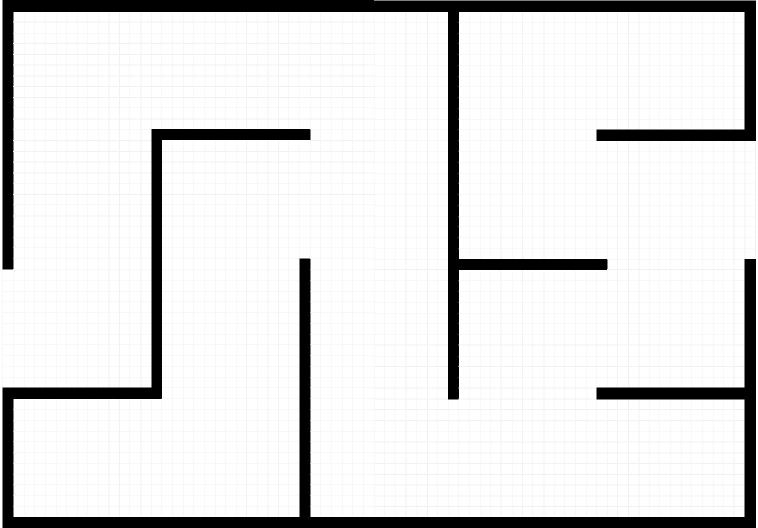
#> input picture data/labyrinth.jpg, 1515 x 1055 px, given in place of the camera (shown at 1/2 size)
$ python calibrate_offset.py
#> lines starting #> are read from the running program, lines starting #| are printed output that depends on the picture
### vision/vision_utils.py
import numpy as np
import cv2 as cv
import cv2.aruco as aruco
import glob
import pickle
from scipy.interpolate import LinearNDInterpolator

# ArUco dictionary
dict_id = aruco.DICT_6X6_50
arucoDict = aruco.Dictionary_get(dict_id)
arucoParams = cv.aruco.DetectorParameters_create()

## A0 paper ratio
res_w = 720
res_h = 1020

# Corners dictionary
corner_ids = {
    10: 3,
    8: 2,
    15: 0,
    6: 1,
}

# Ids
thymio_id = 2

# Thymio offset
offset_interp = None

# Vision thresholds
WALL_THRESHOLD = 5000

# Detect all AruCo in image
def detect_aruco(img):
  detected = cv.aruco.detectMarkers(img, arucoDict,
    parameters=arucoParams)
  return detected

# Get position of ArUco marker
def get_pos_aruco(detected, search_id):
  (corners, ids, rejected) = detected

  if ids is not None:
    for i, id in enumerate(ids):
      c = corners[i][0]
      if id[0] == search_id:
        center = (c[0]+c[1]+c[2]+c[3])/4
        return (center, c)
  return (None, None)

# Given the ID, gives the position, angle of the Thymio
# assuming an ArUco is put on top of it
def localize_thymio(detected):
  # Detect aruco
  (center, c) = get_pos_aruco(detected, thymio_id)

  if center is None:
    return (None, None, None)

  # c[0]        TOP LEFT
  # c[1]        BOTTOM RIGHT
  # c[2]        BOTTOM LEFT
  # c[3]        TOP LEFT
  # Compute orientation
  top_middle = (c[0]+c[3])/2
  dir = top_middle - center
  angle = np.arctan2(dir[0], dir[1])

  return (c, center, angle)

# Replace all detected AruCo markers with
# white square.
# img must be grayscale.
# [105 lines left out: functions erase_aruco, detect_labyrinth, dilate_walls_max, get_labyrinth_perspective, not called in this run]

# Given perspective transform, crops the original image
def crop_labyrinth(img, M):
    return cv.warpPerspective(img,M,(res_h,res_w))

# Utility function to wait for corner calibration
# [16 lines left out: function calibrate_corners, not called in this run]

# Do adaptive thresholding for weird images
def do_adaptive_threshold(img):
  th = cv.adaptiveThreshold(img,255,cv.ADAPTIVE_THRESH_GAUSSIAN_C, cv.THRESH_BINARY,31,2)
  return th

# Draw border around ArUco marker
# [32 lines left out: functions draw_aruco, transform_perspective_point, load_z_offset_data, get_z_offset, not called in this run]

### vision/calibrate_offset.py
import numpy as np
import cv2 as cv
import cv2.aruco as aruco

from vision_utils import *

import pickle

cam = cv.VideoCapture(0, cv.CAP_DSHOW)
cam.set(cv.CAP_PROP_FRAME_WIDTH, 1280)
cam.set(cv.CAP_PROP_FRAME_HEIGHT, 720)

offset_x = 0
offset_y = 0

corner_idx = 1
thymio_pos = []
offset_pos = []

fix_center = True

while True:
  ret_val, img = cam.read()
#> img is the input picture: shape (1055, 1515, 3); min 0, max 255, mean 225.6
  img_gray = cv.cvtColor(img, cv.COLOR_BGR2GRAY)

  detected = detect_aruco(img_gray)

  if fix_center:
    (_, center, angle) = localize_thymio(detected)
#> in get_pos_aruco, `(corners, ids, rejected) = detected`: corners = (); rejected = 2061 items

  key = cv.waitKey(1)
#> (key e is pressed here)
  if key == ord('w'):
    offset_y += 5
  elif key == ord('s'):
    offset_y -= 5
  if key == ord('a'):
    offset_x += 5
  elif key == ord('d'):
    offset_x -= 5
  elif key == ord('e'):
    if center is not None:
      if fix_center:
        fix_center = False
      else:
        corner_idx = corner_idx + 1
        thymio_pos.append((center[0], center[1]))
        offset_pos.append((offset_x, offset_y))
        fix_center = True

      if corner_idx > 4:
        break
  elif key == 27:
    break  # esc to quit

  if center is not None:
    cv.putText(img, f'({center[0]},{center[1]}) ({offset_x},{offset_y})', (20, 20), cv.FONT_HERSHEY_SIMPLEX, 0.4, (0, 0, 255))
  cv.putText(img, f'Corner {corner_idx} (press e to save and go to next corner)', (20, 80), cv.FONT_HERSHEY_SIMPLEX, 0.4, (0, 0, 255))


  if center is not None:
    cv.drawMarker(img, np.int32(center+np.array([offset_x, offset_y])), (0, 255, 255), markerSize=40, thickness=4)
    cv.drawMarker(img, np.int32(center), (0, 0, 255), markerSize=40, thickness=4)

  h, w, _ = img.shape
#> h = 1055; w = 1515
  img = cv.resize(img, (3*w//4, 3*h//4))
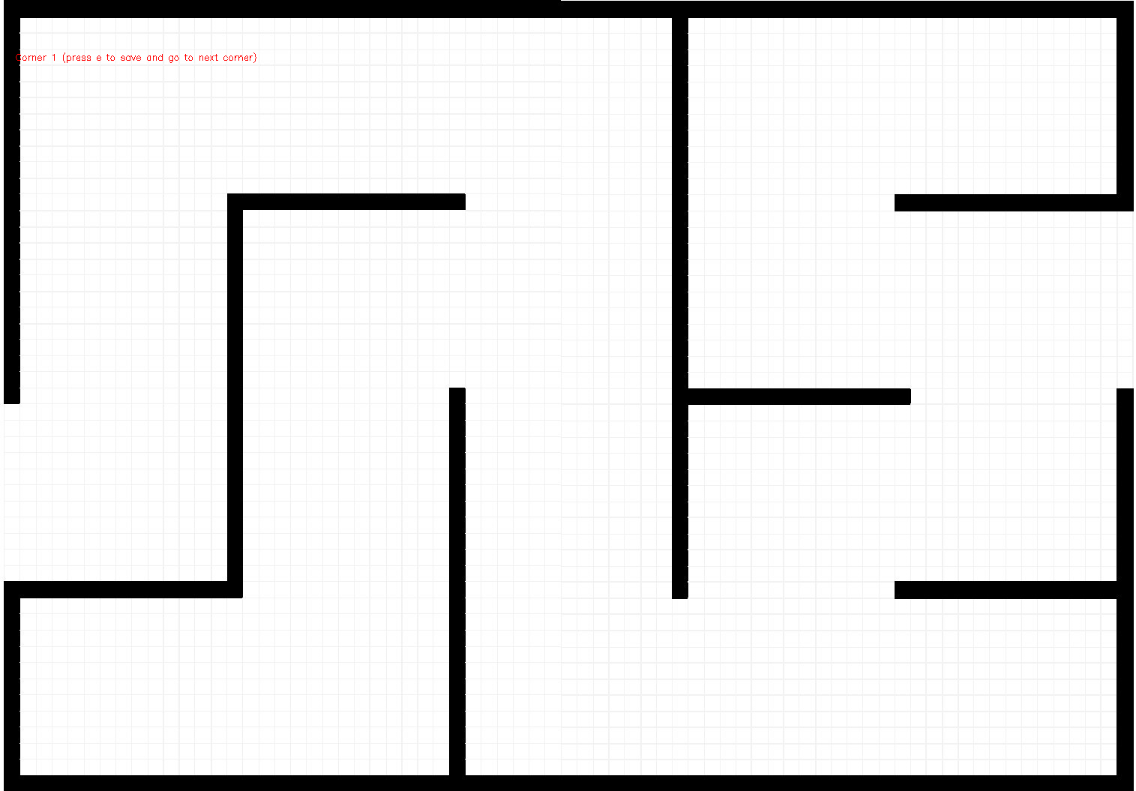
#> img: shape (791, 1136, 3); mean B, G, R 225.5, 225.5, 225.6

  cv.imshow("thymio position", img)
cv.destroyAllWindows()
saved = (thymio_pos, offset_pos)

f = open("../data/z_offset.bin", "wb")
pickle.dump(saved, f)
f.close()
